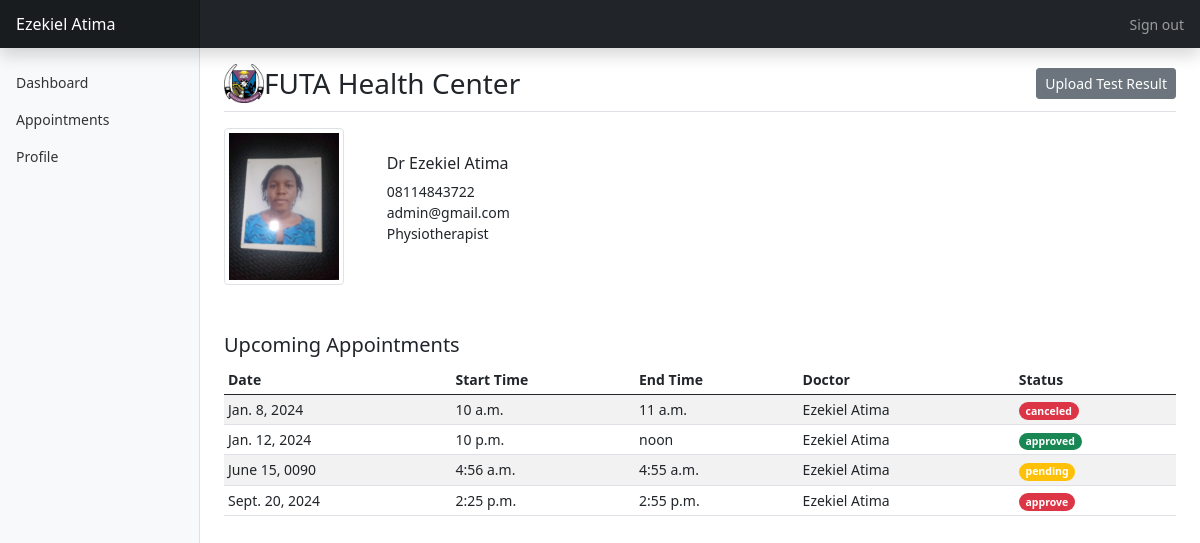
Page /doctor/dashboard/ (signed in) on the committed database.
### app/models.py (models this page shows, shortened)
class DoctorProfile(models.Model):
    doctor = models.OneToOneField(User, on_delete=models.CASCADE)
    name = models.CharField(max_length=255,)
    emails = models.EmailField(max_length=255,)
    phone = models.CharField(max_length=11,)
    profile_image = models.FileField(upload_to="static/uploads", blank=True, null=True)
    role = models.CharField(max_length=60)
    gender = models.CharField(choices=(("male", "male"), ("female", "female")), max_length=25)
    class Meta:
        verbose_name = 'Doctor Profile'
        verbose_name_plural = 'Doctor Profiles'

class Appointment(TimeStampedModel):
    student = models.ForeignKey(StudentProfile, on_delete=models.SET_NULL, blank=True, null=True)
    doctor = models.ForeignKey(DoctorProfile, on_delete=models.SET_NULL, blank=True, null=True)
    symptoms = models.TextField(blank=True, null=True)
    appointe_date = models.DateField()
    start_time = models.TimeField()
    end_time = models.TimeField()
    status = models.CharField(max_length=255, default='pending',
                              choices=(("pending", "pending"),("canceled", "canceled"), ("approve", "approve") ))

### app/views.py (the view)
# urls.py: path('doctor/dashboard/', DoctorDashboardView.as_view()),
class DoctorDashboardView(View):
    def get(self, request):
        if not self.request.user.is_authenticated or not self.request.user.is_doctor:
            return redirect('/doctor/login/')
        user = self.request.user
        profile = DoctorProfile.objects.get_or_create(doctor=user)
        profile = profile[0]
        appointments = Appointment.objects.filter(doctor=profile)
        context = dict(profile=profile, appointments=appointments)
        return render(request, 'doctor/dashboard-index.html', context)

### templates/doctor/dashboard-index.html (shortened to what this page needs)
{% extends "doctor/index.html" %}
{% block button_group %}
{% block sidebar %}
  <button type="button" class="btn btn-sm btn-secondary" data-bs-toggle="modal" data-bs-target="#exampleModalFullscreen">
    Upload Test Result
  </button>
{% endblock sidebar %}
{% endblock button_group %}
{% block main %}
  <div class="row align-items-center">
    <div class="col col-md-3 col-lg-2">
      <img src="{{ profile.profile_image.url }}" alt="" class="img-thumbnail" style="width: 120px;">
    </div>
    <div class="col col-md-9">
      <h6>Dr {{profile.name}}</h6>
      <div>
        <p>
          {{ profile.phone }}<br>
          {{ profile.emails }}<br>
          {{ profile.role }}
        </p>
      </div>
    </div>
  </div>
  <div class="my-5">
    <h5>Upcoming Appointments</h5>
    <div class="table-responsive">
      <table class="table table-striped table-sm">
        <thead>
          <tr>
            <th scope="col">Date</th>
            <th scope="col">Start Time</th>
            <th scope="col">End Time</th>
            <th scope="col">Doctor</th>
            <th scope="col">Status</th>
          </tr>
        </thead>
        <tbody>
          {% for appointment in appointments %}
            <tr>
              <td>{{appointment.appointe_date}}</td>
              <td>{{appointment.start_time}}</td>
              <td>{{appointment.end_time}}</td>
              <td>{{appointment.doctor.name}}</td>
              {% if appointment.status == 'pending' %}
                <td>
                  <span class="badge rounded-pill bg-warning">{{appointment.status}} </span>
                </td>
              {% elif appointment.status == 'approved' %}
                <td>
                  <span class="badge rounded-pill bg-success">{{appointment.status}} </span>
                </td>
              {% else %}
                <td>
                  <span class="badge rounded-pill bg-danger">{{appointment.status}} </span>
                </td>
              {% endif %}
            </tr>
          {% endfor %}
        </tbody>
      </table>
    </div>
  </div>
{% endblock main %}

### templates/doctor/index.html (shortened to what this page needs)
<!doctype html>
<html lang="en">
  <head>
    <link href="/static/bootstrap/bootstrap.min.css" rel="stylesheet">
    <link href="/static/dashboard/dashboard.css" rel="stylesheet">
  </head>
  <body>
<header class="navbar navbar-dark sticky-top bg-dark flex-md-nowrap p-0 shadow">
  <a class="navbar-brand col-md-3 col-lg-2 me-0 px-3" href="#">{{profile.name}}</a>
  <div class="navbar-nav">
    <div class="nav-item text-nowrap">
      <a class="nav-link px-3" href="/auth/signout/">Sign out</a>
    </div>
  </div>
</header>
<div class="container-fluid">
  <div class="row">
    <nav id="sidebarMenu" class="col-md-3 col-lg-2 d-md-block bg-light sidebar collapse">
      <div class="position-sticky pt-3">
        <ul class="nav flex-column">
          <li class="nav-item">
            <a class="nav-link" aria-current="page" href="/doctor/dashboard/">
              Dashboard
            </a>
          </li>
          <li class="nav-item">
            <a class="nav-link" href="/doctor/appointments/">
              Appointments
            </a>
          </li>
          <li class="nav-item">
            <a class="nav-link" href="/doctor/profile/">
              Profile
            </a>
          </li>
        </ul>
      </div>
    </nav>
    <main class="col-md-9 ms-sm-auto col-lg-10 px-md-4">
      <div class="d-flex justify-content-between flex-wrap flex-md-nowrap align-items-center pt-3 pb-2 mb-3 border-bottom">
        <div class="d-flex align-items-center">
          <img src="/static/images/Federal-University-of-Technology-Akure-FUTA-Logo.jpeg" style="width: 40px;" alt="">
          <h3 class="mb-0">FUTA Health Center</h3>
        </div>
        <div class="btn-toolbar mb-2 mb-md-0">
          {% block button_group %}
          {% endblock button_group %}
        </div>
      </div>
      {% block main %}
      {% endblock main %}
    </main>
  </div>
</div>
  </body>
</html>

### static/dashboard/dashboard.css (style rules this page uses)
body { font-size: .875rem; }
.sidebar { position: fixed; top: 0; bottom: 0; left: 0; z-index: 100; padding: 48px 0 0; box-shadow: inset -1px 0 0 rgba(0, 0, 0, .1); }
.sidebar .nav-link { font-weight: 500; color: #333; }
.navbar-brand { padding-top: .75rem; padding-bottom: .75rem; font-size: 1rem; background-color: rgba(0, 0, 0, .25); box-shadow: inset -1px 0 0 rgba(0, 0, 0, .25); }

### rows in the picture
DoctorProfile: name "Ezekiel Atima", profile_image (picture), phone "08114843722", emails "admin@gmail.com", role "Physiotherapist"
Appointment: appointe_date "Jan. 8, 2024", start_time "10 a.m.", end_time "11 a.m.", doctor.name "Ezekiel Atima", status "canceled"
Appointment: appointe_date "Jan. 12, 2024", start_time "10 p.m.", end_time "noon", doctor.name "Ezekiel Atima", status "approved"
Appointment: appointe_date "June 15, 0090", start_time "4:56 a.m.", end_time "4:55 a.m.", doctor.name "Ezekiel Atima", status "pending"
Appointment: appointe_date "Sept. 20, 2024", start_time "2:25 p.m.", end_time "2:55 p.m.", doctor.name "Ezekiel Atima", status "approve"
